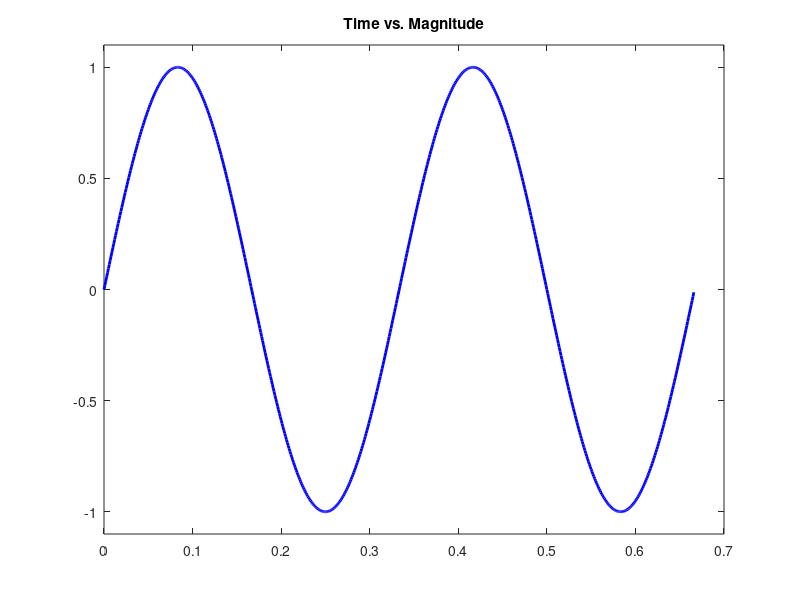

Write the MATLAB code that produced this figure. (Note: this script raises an error after producing the figure.)
clear % clears the memory % 
clc % clears the screen%

% Task 1: Construction of continuous time signal %

start = 0;
increment = 0.001;
stop = 0.666;
t = start : increment : stop;                           % t = time (s) %
x_c = sin(2*pi*3*t);                                % x_c = continuous %

% Task 2: Plotting of continous time signal %

plot (t, x_c, 'LineWidth', 2, 'Color', 'blue'); 
ylim([-1.1 1.1]);
[t] = title('Time vs. Magnitude', 'Color', 'black', 'FontWeight','bold');
t.FontSize = 16;
[x] = xlabel('Time (s)', 'color', 'black', 'FontWeight','bold');
[y] = ylabel('Magnitude', 'color', 'black', 'FontWeight','bold');
x.FontSize = 14;
y.FontSize = 14;
grid on; 

% The tick marks must be 14 font, bold, gca?? %

% Task 3: Continuous time to discrete converstion %

Nyquist_Frequency = 3;
Nyquist_Rate = Nyquist_Frequency * 2;
Sampling_Frequency = Nyquist_Rate * 5;
Sampling_Period = 1 / Sampling_Frequency;
Period = 1 / Nyquist_Frequency;
N = Period / Sampling_Period;
n = 0:1:2*N;
nTs = n * Sampling_Period;
x_disc = sin(2*pi*3*nTs);
stem(nTs,x_disc, 'LineWidth', 2, 'Color', 'red');


% Task 4: Displaying Results %

hold on;



% Task 5: Data Handling %


% Task 6: Adjust the discrete signal in order that each sample is rounded up/down in order that it lies exactly upon a quantisation level. %


% Task 7: Use the 'interpl' command to resample the signal by a factor of 2. Ivestigate the differences between 'linear' and 'spline' interpolation. %
